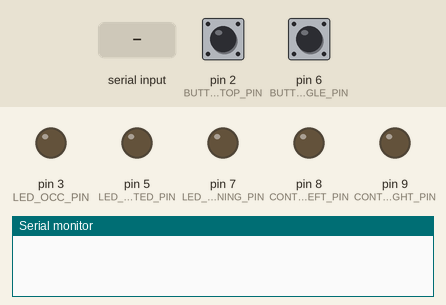
Recording of a sketch running on a simulated Arduino Uno, built with avr-gcc and run on an emulated ATmega328P. Parts: output pins drawn as LEDs (lit = HIGH), the last lines printed to the serial monitor. The test bench sets the inputs (shaded band); at power-on: pin 2 (BUTTON_START_STOP_PIN) HIGH, pin 6 (BUTTON_TOGGLE_PIN) HIGH. WiFi joins after 1.5 s; servers stay silent unless stated; pins used as bus, display or sensor lines are not drawn.

Above: at 2.2 s.
2.3 s: pin 2 (BUTTON_START_STOP_PIN) pulled LOW for 0.15 s
At 2.6 s:
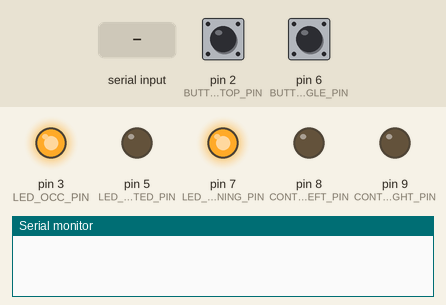
5.4 s: "$" received over Serial
At 6.2 s:
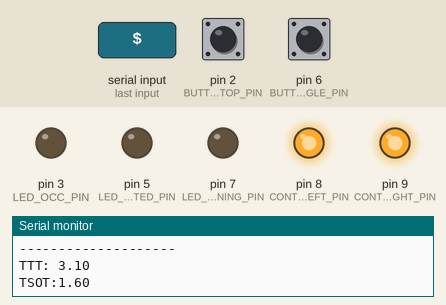
6.9 s: "t" received over Serial
At 7.3 s:
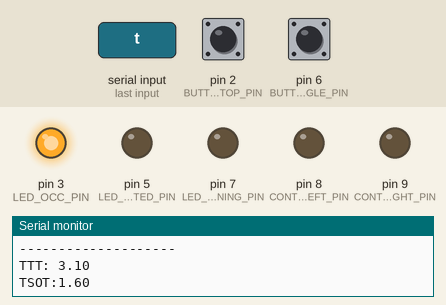
8.4 s: "#" received over Serial
At 10.8 s:
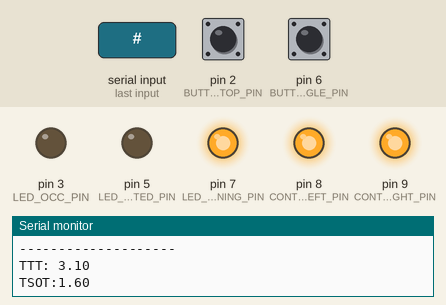
11.4 s: pin 2 (BUTTON_START_STOP_PIN) pulled LOW for 1 s
At 12.0 s:
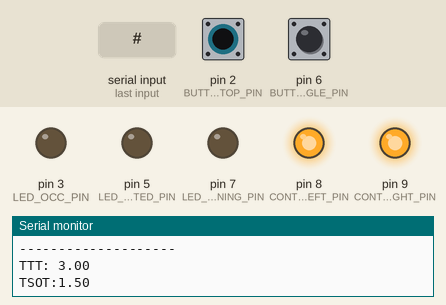
Timing chart, 0 to 14.4 s (numbered marks = the images above; inputs shaded):
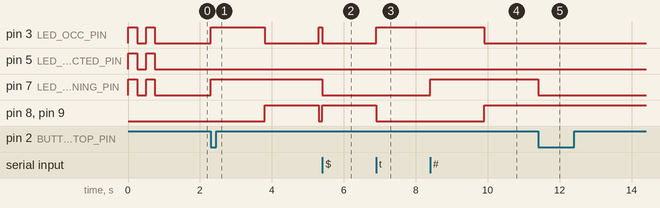

Measured:
- after the input at 2.3 s, pin 3 (LED_OCC_PIN): LOW → HIGH at once, → LOW 1.5 s later, → HIGH 1.5 s later; pin 7 (LED_EXP_RUNNING_PIN): LOW → HIGH at once; pin 8 (CONTROL_LEFT_PIN), pin 9 (CONTROL_RIGHT_PIN): LOW → HIGH after 1.5 s, → LOW 1.5 s later
- after the input at 5.4 s, pin 3 (LED_OCC_PIN): HIGH → LOW after 0.00 s instead of 1.4 s; pin 7 (LED_EXP_RUNNING_PIN): HIGH → LOW at once; pin 8 (CONTROL_LEFT_PIN), pin 9 (CONTROL_RIGHT_PIN): LOW → HIGH after 0.00 s instead of 1.4 s
- after the input at 6.9 s, pin 3 (LED_OCC_PIN): LOW → HIGH at once; pin 8 (CONTROL_LEFT_PIN), pin 9 (CONTROL_RIGHT_PIN): HIGH → LOW at once
- after the input at 8.4 s, pin 3 (LED_OCC_PIN): HIGH → LOW after 1.5 s; pin 7 (LED_EXP_RUNNING_PIN): LOW → HIGH at once; pin 8 (CONTROL_LEFT_PIN), pin 9 (CONTROL_RIGHT_PIN): LOW → HIGH after 1.5 s
- after the input at 11.4 s, pin 3 (LED_OCC_PIN): stays LOW (without the input it goes to HIGH after 0.00 s); pin 7 (LED_EXP_RUNNING_PIN): HIGH → LOW at once; pin 8 (CONTROL_LEFT_PIN), pin 9 (CONTROL_RIGHT_PIN): stays HIGH (without the input it goes to LOW after 0.00 s)

The sketch:

arduinoOcclusion.ino
```cpp
//------------------------------------------------------
//Revision History 'Arduino Occlusion'
//------------------------------------------------------
//Version  Date		Author		  Mod
//1        July, 2014	Michael Krause	  initial
//2        Oct, 2014	Michael Krause	  ethernet
//
//------------------------------------------------------
/*

        The MIT License (MIT)

        Copyright (c) 2015 Michael Krause (krause@tum.de), Institute of Ergonomics, Technische Universität München

        Permission is hereby granted, free of charge, to any person obtaining a copy
        of this software and associated documentation files (the "Software"), to deal
        in the Software without restriction, including without limitation the rights
        to use, copy, modify, merge, publish, distribute, sublicense, and/or sell
        copies of the Software, and to permit persons to whom the Software is
        furnished to do so, subject to the following conditions:

        The above copyright notice and this permission notice shall be included in
        all copies or substantial portions of the Software.

        THE SOFTWARE IS PROVIDED "AS IS", WITHOUT WARRANTY OF ANY KIND, EXPRESS OR
        IMPLIED, INCLUDING BUT NOT LIMITED TO THE WARRANTIES OF MERCHANTABILITY,
        FITNESS FOR A PARTICULAR PURPOSE AND NONINFRINGEMENT. IN NO EVENT SHALL THE
        AUTHORS OR COPYRIGHT HOLDERS BE LIABLE FOR ANY CLAIM, DAMAGES OR OTHER
        LIABILITY, WHETHER IN AN ACTION OF CONTRACT, TORT OR OTHERWISE, ARISING FROM,
        OUT OF OR IN CONNECTION WITH THE SOFTWARE OR THE USE OR OTHER DEALINGS IN
        THE SOFTWARE.
*/
#include <SPI.h>
#include <Ethernet.h>

//---------------------------------------------------------------------------
//CONST
const int BUTTON_START_STOP_PIN = 2;//to start/stop experiment (we nedd the ISR pin 2)
const int BUTTON_TOGGLE_PIN = 6;//button to toggle open/close if experiment not running
const int LED_EXP_RUNNING_PIN = 7; // show if experiment is running
const int CONTROL_LEFT_PIN = 8; // pin to control open/close of external (milgram) googles
const int CONTROL_RIGHT_PIN = 9; //  pin to control open/close of external (milgram) googles
//10,11,12,13 is ethernet shield?!
const int CONTROL_PDLC_PIN = 1; //  pin to control open/close of PDLC
const int LED_OCC_PIN = 3; //  pin to show occ open/close controll
const int LED_CONNECTED_PIN = 5; //  pin to show ip/port connected LED


const unsigned long OPEN_US = 1500000;//micro seconds
const unsigned long CLOSED_US = 1500000;//micro seconds


  // Enter a MAC address for your controller below.
  // Newer Ethernet shields have a MAC address printed on a sticker on the shield
  byte gMac[] = {0x00, 0xAA, 0xBB, 0xCC, 0xDE, 0x03 };
  IPAddress gIp(192,168,1,18);
  // the router's gateway address:
  //byte gGateway[] = { 192, 168, 2, 1 };
  // the subnet:
  //byte gSubnet[] = { 255, 255, 255, 0 };

  EthernetServer gServer(7009);//enter PORT number
  EthernetClient gClient;

//global VARs
volatile byte gExpRunningF = false; //flag, set by startExperiment, cleared by stopExperiment
volatile byte gUnhandeledPushEventF = false; //flag set by ISR, cleared by program loop
volatile byte gUnhandeledReleaseEventF = false; //flag set by ISR, cleared by program loop

volatile byte gOpen = false; //currently open or closed?
volatile unsigned long gButtonDownT;//start of button down, in uptime micro sec
volatile unsigned long gHoldStartT;//start of button hold, in uptime micro sec
volatile unsigned long gHoldStopT; //stop of button hold, in uptime micro sec
unsigned long gExpStartT;//start of experiment in uptime, micro sec
unsigned long gLastBeacon;//send time of last beacon

int gButtonState;//button state of start/stop button

//---------------------------------------------------------------------------
void setup() {
  Serial.begin(115200);

   Ethernet.begin(gMac,gIp);
   //Ethernet.begin(mac, ip, gateway, subnet);
   gServer.begin();

  //BUTTON_START_STOP_PIN
  pinMode(BUTTON_START_STOP_PIN, INPUT);
  digitalWrite(BUTTON_START_STOP_PIN, HIGH); // pullUp on
  attachInterrupt(0, buttonISR, CHANGE);

  //BUTTON_TOGGLE_PIN
  pinMode(BUTTON_TOGGLE_PIN, INPUT);
  digitalWrite(BUTTON_TOGGLE_PIN, HIGH); // pullUp on

  //OUTPUTS
  pinMode(LED_EXP_RUNNING_PIN, OUTPUT);
  pinMode(CONTROL_LEFT_PIN, OUTPUT);
  pinMode(CONTROL_RIGHT_PIN, OUTPUT);
  pinMode(CONTROL_PDLC_PIN, OUTPUT);
  pinMode(LED_OCC_PIN, OUTPUT);
  pinMode(LED_CONNECTED_PIN, OUTPUT);

  //blink two times
  digitalWrite(LED_EXP_RUNNING_PIN, HIGH);
  digitalWrite(LED_OCC_PIN, HIGH);
  digitalWrite(LED_CONNECTED_PIN, HIGH);
  delay(250);
  digitalWrite(LED_EXP_RUNNING_PIN, LOW);
  digitalWrite(LED_OCC_PIN, LOW);
  digitalWrite(LED_CONNECTED_PIN, LOW);
  delay(250);
  digitalWrite(LED_EXP_RUNNING_PIN, HIGH);
  digitalWrite(LED_OCC_PIN, HIGH);
  digitalWrite(LED_CONNECTED_PIN, HIGH);
  delay(250);
  digitalWrite(LED_EXP_RUNNING_PIN, LOW);
  digitalWrite(LED_OCC_PIN, LOW);
  digitalWrite(LED_CONNECTED_PIN, LOW);
  delay(250);


  //init gButtonState global var
  gButtonState = digitalRead(BUTTON_START_STOP_PIN);


  //Serial.println("Setup finished.");
}
//-------------------------------------------------------------------------------------
void openShutter(){
  gOpen = true;
  digitalWrite(CONTROL_LEFT_PIN, LOW);
  digitalWrite(CONTROL_RIGHT_PIN, LOW);
  digitalWrite(CONTROL_PDLC_PIN, LOW);
  digitalWrite(LED_OCC_PIN, HIGH);

  gServer.write('o');
}
//-------------------------------------------------------------------------------------
void closeShutter(){
  gOpen = false;
  digitalWrite(CONTROL_LEFT_PIN, HIGH);
  digitalWrite(CONTROL_RIGHT_PIN, HIGH);
  digitalWrite(CONTROL_PDLC_PIN, HIGH);
  digitalWrite(LED_OCC_PIN, LOW);

  gServer.write('c');

}
//-------------------------------------------------------------------------------------
void toggle(){
  if(gOpen){
    closeShutter();
  }else{
    openShutter();
  }
}
//-------------------------------------------------------------------------------------
void loop() {


   //continiously refresh buttonState
  gButtonState = digitalRead(BUTTON_START_STOP_PIN);


  if ((gUnhandeledPushEventF)&&(gExpRunningF)){
         stopExp();
         gUnhandeledPushEventF = false;
  }
  if ((gUnhandeledPushEventF)&&(!gExpRunningF)){
         startExp();
         gUnhandeledPushEventF = false;
  }

  int inByte = 0; //reset in every loop

   if ((gClient) && (!gClient.connected())) {//stop and null if disconnected
    gClient.stop();
  }


  if ((gClient) && (gClient.connected())){
    digitalWrite(LED_CONNECTED_PIN, HIGH);
  }else{
   digitalWrite(LED_CONNECTED_PIN, LOW);
      gClient = gServer.available();
  }

   //listen on serial line ------------------------------
  if (Serial.available() > 0) inByte = Serial.read();//read in
  if ((gClient) && (gClient.available())){inByte = gClient.read();}


  if (inByte != 0){

    if (((inByte == '#')||(inByte == 32)) && (!gExpRunningF)) startExp();//start experiment with '#' or 32 (=SPACE)
    if (((inByte == '$')||(inByte == 27)) &&  (gExpRunningF)) stopExp();//stop experiment with '$' or 27 (=ESC)
    if ((inByte == 't') && (!gExpRunningF)){//'t' toggle shutter open/close if experiment not runing
      toggle();
    }
  }

  if (gExpRunningF){ handleOpenClose();}//do the occlusion protocoll if experiment is running
  else {handleToggleButton();}//if experiment not running check toggle button

  //ready beacon
   unsigned long now = micros();
   if(now - gLastBeacon > 1000000){//1 sec = 1000000us
      gServer.write('R'); //ready beacon
      gLastBeacon = now;
   }

}
//-------------------------------------------------------------------------------------
void startExp(){

    gServer.write('#');

    gExpRunningF = true;

    digitalWrite(LED_EXP_RUNNING_PIN,HIGH);//led on

    gExpStartT = micros();

    openShutter();
}
//-------------------------------------------------------------------------------------
void stopExp(){

    gServer.write('$');

    gExpRunningF = false;

    unsigned long experimentT = (micros() - gExpStartT);
    unsigned long div =  experimentT / (OPEN_US + CLOSED_US);
    unsigned long mod =  experimentT % (OPEN_US + CLOSED_US);
    unsigned long add = mod;//additional time from mod, thats added to (div*OPEN_US)
    if (add > OPEN_US) add = OPEN_US;

    digitalWrite(LED_EXP_RUNNING_PIN,LOW);//led off

    closeShutter();

    unsigned long tsot = (div * OPEN_US) + add ;

    Serial.println("--------------------");
    Serial.print("TTT: ");
    Serial.println((float)experimentT/1000000);
    Serial.print("TSOT:");
    Serial.println((float)tsot/1000000);

}
//-------------------------------------------------------------------------------------
void handleToggleButton() {//called in every loop

  const unsigned int TCOUNT_ACTION_AT = 20;
  const unsigned int TCOUNT_PRESSED_AND_HANDLED = 21;

  static unsigned long tDownOld;
  static unsigned long tCount;

  int tButton = digitalRead(BUTTON_TOGGLE_PIN);
  if (tButton == LOW){//if pressed
     if (millis() != tDownOld){
       tCount++;
       tDownOld = millis();
     }
     if (tCount == TCOUNT_ACTION_AT){//after the button is pressed a while; kind of debouncing
       toggle();
       tCount = TCOUNT_PRESSED_AND_HANDLED;
     }
     if (tCount > TCOUNT_ACTION_AT) tCount = TCOUNT_PRESSED_AND_HANDLED;//no integer overflow of tCount, tCount is catched at TCOUNT_PRESSED_AND_HANDLED;

   }else{//if not pressed
     tCount=0;
  }
}
//-------------------------------------------------------------------------------------
void handleOpenClose(){

  unsigned long experimentT = (micros() - gExpStartT);
  unsigned long mod =  experimentT % (OPEN_US + CLOSED_US);

  if ((mod < OPEN_US) && (!gOpen)){
        openShutter();
  }

  if ((mod >= OPEN_US) && (gOpen)){
        closeShutter();
  }
}
//-------------------------------------------------------------------------------------
volatile unsigned long gLastEdge = 0;
const unsigned long BOUNCING = 15000;//edges within BOUNCING micro secs after last handeled edge are discarded

void buttonISR(){

    unsigned long now = micros();

    if (now - gLastEdge < BOUNCING){
      gLastEdge = now;
      return; //discard
    }

    gLastEdge = now;

    //workaround for buttonState problem (sometimes the bouncing is so fast thta the pin state changes before/while ISR starting)
    int isrButtonState = digitalRead(BUTTON_START_STOP_PIN);
    if (isrButtonState == gButtonState){ // new == old?
      //here is something wrong, the ISR is issued by a change and now we detect no change (new value == old value)?!
      //we trust the gButtonState (old stored value before the ISR) more and invert isrButtonState
      if(isrButtonState==HIGH){
        isrButtonState = LOW;
      }else{
        isrButtonState=HIGH;
      }
    }


   if (isrButtonState==HIGH){//this is a button release
      if (!gUnhandeledReleaseEventF){
        gHoldStopT = now;
        gUnhandeledReleaseEventF = true;
      }
    }
    else{ //this is a button press

      if (!gUnhandeledPushEventF){
        gButtonDownT = now;
        gUnhandeledPushEventF = true;
      }
    }

}

//-------------------------------------------------------------------------------------
```
